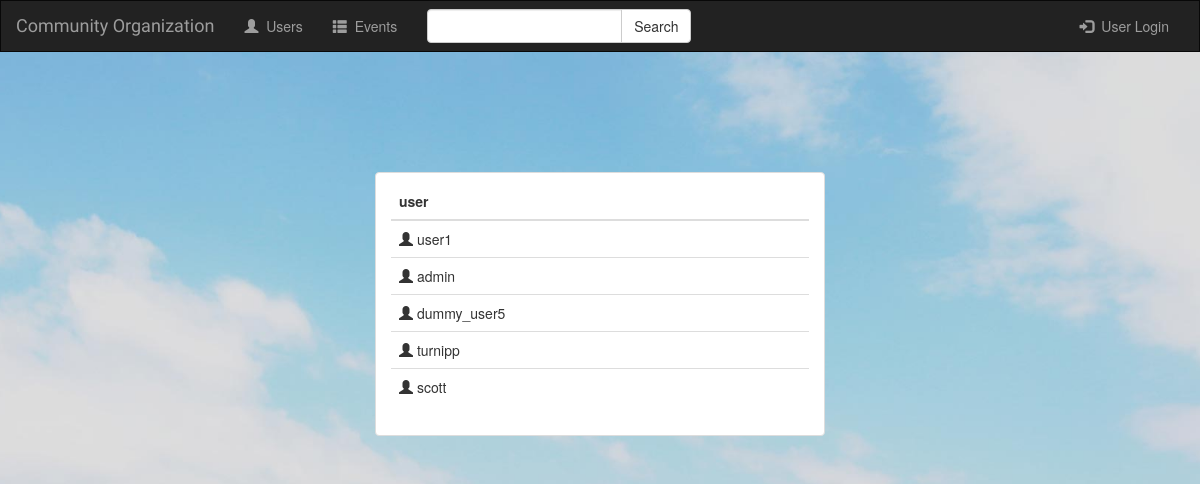
Page /events/1/volunteering/ on the earlier database version.
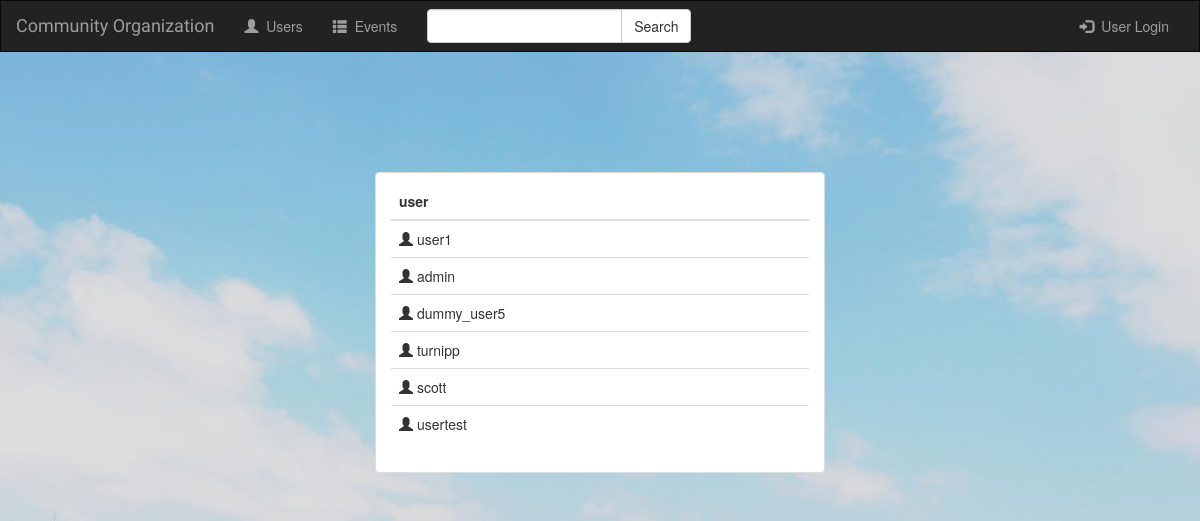
Same page on the later database version.
### users/models.py (models this page shows, shortened)
class UserData(models.Model):
    events_volunteering = models.ManyToManyField('events.Event')
    user = models.OneToOneField(User, null=True)

### events/views.py (the view)
# urls.py: url(r'^(?P<event_id>[0-9]+)/volunteering/$', views.event_attendee_list_view, name='event_attendee_list_view'),
def event_attendee_list_view(request, event_id):
    notify_list = None
    try:
        event = Event.objects.get(id=event_id)
        user_data_list = UserData.objects.filter(userattending__event__id=event_id)
        attending_family_list = event_user_family(event, user_data_list)
        donation_list = event_attendee_donation_list(event, user_data_list)
        data_list = zip(user_data_list, attending_family_list, donation_list)
    except Event.DoesNotExist:
        raise Http404("Event does not exist")
    if request.user.is_authenticated:
        notify_list = request.user.notifications.unread()[:5]
    context = {
        'user': request.user,
        'data_list': data_list,
        'notify_list': notify_list,
    }
    return render(request, 'events/eventAttendees.html', context)

### events/utils.py (called while the page is built)
def event_user_donation_total(event, user):
        donations = 0
        for event_donation in UserDonation.objects.filter(event=event).filter(user=user):
                donations += event_donation.donation
        return donations

def event_attendee_donation_list(event, user_list):
	donations_list = [];
	for user in user_list:
		donations_list.append(event_user_donation_total(event, user))
	return donations_list

def event_user_family(event, attending):
	family_list = []
	for user in attending:
		family_list.append(UserAttending.objects.get(user=user, event=event).family)
	return family_list

### events/templates/events/eventAttendees.html (shortened to what this page needs)
{% extends 'events/base.html' %}
{% load bootstrap3 %}
{% block body %}
	{% if data_list %}
		<div class="container">
			<ul class="list-group">
				<li class="list-group-item">
					<table class="table">
			    		<thead>
			      			<tr>
					        	<th>user</th>
					      	</tr>
					    </thead>
					    <tbody>
					    {% for user_data, family, donations in data_list %}
				    		<tr>
						        <td><span class="glyphicon glyphicon-user" aria-hidden="true"></span>&nbsp;{{ user_data.user.username }}</td>
					    	</tr>
						{% endfor %}
					    </tbody>
				  	</table>
				</li>
			</ul>
		</div>
	{% else %}
			<p>Nothing.</p>
	{% endif %}
{% endblock %}

Differences in the rows shown:
added UserData: user.username "usertest"
